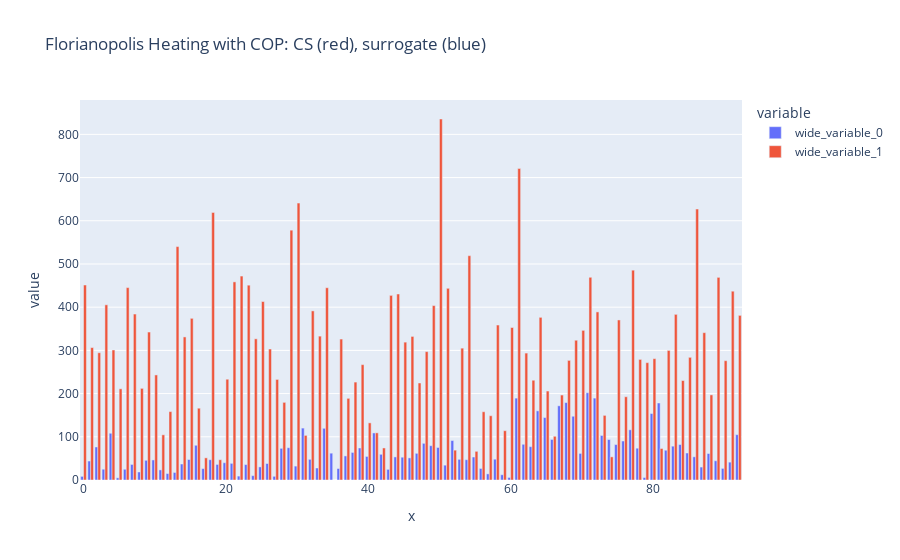

The code cell stored with this chart in its notebook:
### Code cell
fig = px.bar(
    x=annual_predictions.index,
    y=[
        annual_predictions.Heating.divide(COP_HEATING),
        # umi_df[umi_df["load"] == "heating"]["annual"].divide(tfa, axis=0),
        CS_building_results['heating'].sum(axis=1),
    ],
    title="Florianopolis Heating with COP: CS (red), surrogate (blue)",
    barmode="group"
)
fig.show()

### Figure 1 — Plotly figure (JSON) as saved in the notebook; plotly's stock layout.template omitted (floating-point values rounded to 4 significant figures)
{"data": [{"alignmentgroup": "True", "hovertemplate": "variable=wide_variable_0<br>x=%{x}<br>value=%{y}<extra></extra>", "legendgroup": "wide_variable_0", "marker": {"color": "#636efa", "pattern": {"shape": ""}}, "name": "wide_variable_0", "offsetgroup": "wide_variable_0", "orientation": "v", "showlegend": true, "textposition": "auto", "type": "bar", "x": [0, 1, 2, 3, 4, 5, 6, 7, 8, 9, 10, 11, 12, 13, 14, 15, 16, 17, 18, 19, 20, 21, 22, 23, 24, 25, 26, 27, 28, 29, 30, 31, 32, 33, 34, 35, 36, 37, 38, 39, 40, 41, 42, 43, 44, 45, 46, 47, 48, 49, 50, 51, 52, 53, 54, 55, 56, 57, 58, 59, 60, 61, 62, 63, 64, 65, 66, 67, 68, 69, 70, 71, 72, 73, 74, 75, 76, 77, 78, 79, 80, 81, 82, 83, 84, 85, 86, 87, 88, 89, 90, 91, 92], "xaxis": "x", "y": [8.396, 43.91, 76.43, 24.98, 108.2, 5.021, 24.86, 36.03, 18.53, 45.6, 46.43, 23.39, 14.93, 17.43, 37.03, 47.42, 80.38, 26.41, 46.94, 36.04, 40.03, 38.52, 9.041, 35.71, 10.07, 30.32, 38.17, 8.531, 73.31, 74.73, 32.18, 120.2, 47.81, 27.74, 119.6, 62.07, 26.6, 55.71, 63.8, 74.11, 54.5, 108.9, 59.49, 24.63, 53.44, 52.75, 51.17, 61.74, 84.87, 79.43, 75.29, 34.35, 91.33, 47.85, 46.98, 53.19, 26.71, 14.16, 48.16, 12.16, 5.944, 189.5, 82.65, 77.15, 160.1, 144.6, 93.89, 171.7, 179.2, 147.6, 61.55, 201.9, 189.5, 103.1, 93.6, 82.01, 90.23, 116.2, 73.61, 5.685, 153.9, 178.2, 68.93, 78.3, 82.04, 62.49, 53.66, 29.96, 61.3, 44.49, 26.86, 41.31, 104.9], "yaxis": "y"}, {"alignmentgroup": "True", "hovertemplate": "variable=wide_variable_1<br>x=%{x}<br>value=%{y}<extra></extra>", "legendgroup": "wide_variable_1", "marker": {"color": "#EF553B", "pattern": {"shape": ""}}, "name": "wide_variable_1", "offsetgroup": "wide_variable_1", "orientation": "v", "showlegend": true, "textposition": "auto", "type": "bar", "x": [0, 1, 2, 3, 4, 5, 6, 7, 8, 9, 10, 11, 12, 13, 14, 15, 16, 17, 18, 19, 20, 21, 22, 23, 24, 25, 26, 27, 28, 29, 30, 31, 32, 33, 34, 35, 36, 37, 38, 39, 40, 41, 42, 43, 44, 45, 46, 47, 48, 49, 50, 51, 52, 53, 54, 55, 56, 57, 58, 59, 60, 61, 62, 63, 64, 65, 66, 67, 68, 69, 70, 71, 72, 73, 74, 75, 76, 77, 78, 79, 80, 81, 82, 83, 84, 85, 86, 87, 88, 89, 90, 91, 92], "xaxis": "x", "y": [451.3, 306.5, 294.5, 405.5, 300.9, 211.0, 445.3, 384.1, 212.1, 342.5, 243.2, 104.6, 158.3, 540.3, 331.1, 374.2, 166.2, 51.27, 619.3, 46.86, 233.3, 458.6, 472.0, 450.9, 326.8, 413.0, 303.2, 232.8, 179.7, 578.2, 640.9, 103.3, 391.4, 333.0, 445.0, 0, 326.2, 189.0, 226.6, 267.0, 132.2, 109.2, 74.15, 427.3, 430.5, 319.1, 332.3, 224.6, 297.1, 403.7, 835.6, 443.7, 69.09, 305.1, 519.2, 66.37, 158.0, 148.8, 358.7, 114.1, 352.9, 720.8, 293.7, 230.9, 376.5, 205.9, 101.2, 196.6, 276.9, 323.5, 346.4, 469.2, 389.1, 149.5, 53.58, 370.4, 192.7, 485.6, 279.1, 271.6, 280.8, 72.93, 299.8, 383.4, 230.2, 283.9, 627.1, 341.0, 197.0, 469.0, 276.1, 437.0, 381.0], "yaxis": "y"}], "layout": {"barmode": "group", "legend": {"title": {"text": "variable"}, "tracegroupgap": 0}, "title": {"text": "Florianopolis Heating with COP: CS (red), surrogate (blue)"}, "xaxis": {"anchor": "y", "domain": [0, 1], "title": {"text": "x"}}, "yaxis": {"anchor": "x", "domain": [0, 1], "title": {"text": "value"}}}}
